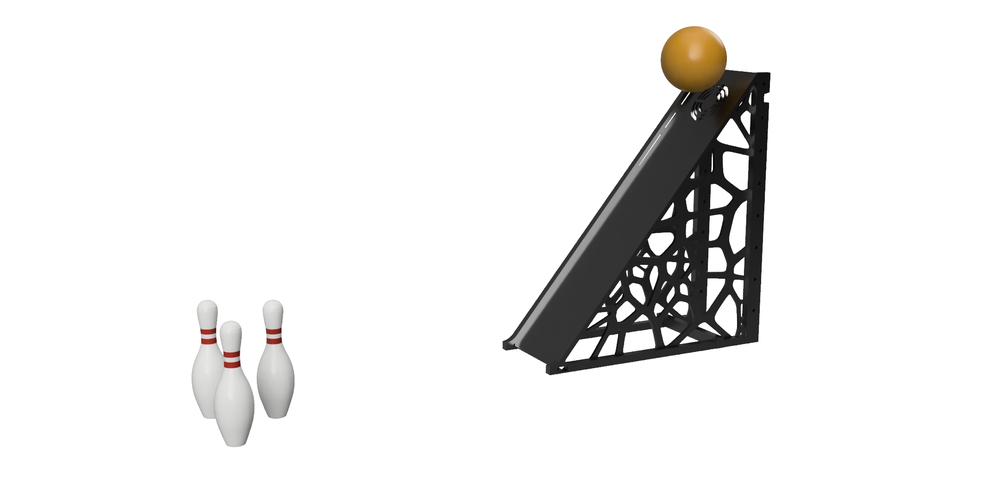
#> input picture Ensamblado_2026-Feb-27_07-56-40PM-000_CustomizedView25278896554.png, 1000 x 501 px, shrunk from 2160 x 1082 before the run
$ python -i ball_detector.py   (imports and definitions only)
#> lines starting #> are read from the running program, lines starting #| are printed output that depends on the picture; after the words box and inside, x2 and y2 are one past the last pixel; in counts of white or black regions, pixels touching at a corner belong together
#> further down, picture is the input picture: shape (501, 1000, 3); mean B, G, R 236.1, 236.7, 237.1
"""Ball detection using HSV color range and contour analysis."""

from __future__ import annotations

from dataclasses import dataclass

import cv2
import numpy as np


@dataclass
class BallDetectorConfig:
    """HSV and contour settings for color-based ball detection."""

    hsv_lower: tuple[int, int, int] = (8, 60, 120)  # Light orange lower bound
    hsv_upper: tuple[int, int, int] = (25, 220, 255)  # Light orange upper bound
    min_area: int = 500  # Minimum blob area in pixels
    blur_kernel: tuple[int, int] = (11, 11)  # Gaussian blur kernel size
    morph_kernel_size: tuple[int, int] = (9, 9)  # Morphological operations kernel
    morph_iterations: int = 2  # Number of open/close iterations


def _extract_ball_from_mask(
    mask: np.ndarray, config: BallDetectorConfig
) -> dict[str, object] | None:
    """Extract largest valid blob from a binary mask."""
    contours, _ = cv2.findContours(mask, cv2.RETR_EXTERNAL, cv2.CHAIN_APPROX_SIMPLE)
    if not contours:
        return None

    largest = max(contours, key=cv2.contourArea)
    if cv2.contourArea(largest) < config.min_area:
        return None

    (cx, cy), radius = cv2.minEnclosingCircle(largest)
    x, y, w, h = cv2.boundingRect(largest)
    return {
        "center": (int(cx), int(cy)),
        "radius": int(radius),
        "bbox": (int(x), int(y), int(w), int(h)),
        "mask": mask,
    }


def detect_ball(
    frame: np.ndarray, config: BallDetectorConfig = BallDetectorConfig()
) -> dict[str, object] | None:
    """Detect the largest ball-like blob in HSV range."""
    blurred = cv2.GaussianBlur(frame, config.blur_kernel, 0)
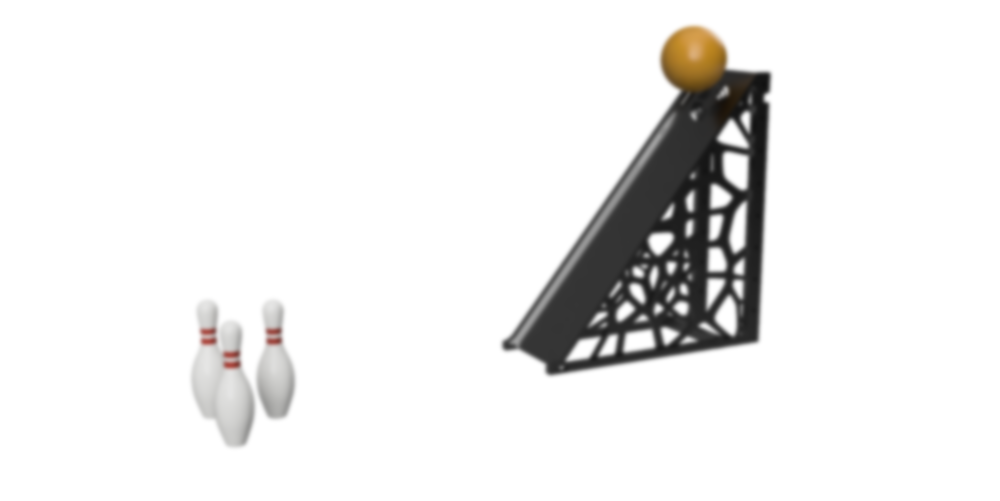
#> blurred: shape (501, 1000, 3); mean B, G, R 236.1, 236.7, 237.1
    hsv = cv2.cvtColor(blurred, cv2.COLOR_BGR2HSV)
#> hsv: shape (501, 1000, 3); mean H, S, V 0.7, 1.6, 237.1

    lower = np.array(config.hsv_lower, dtype=np.uint8)
    upper = np.array(config.hsv_upper, dtype=np.uint8)
    mask = cv2.inRange(hsv, lower, upper)
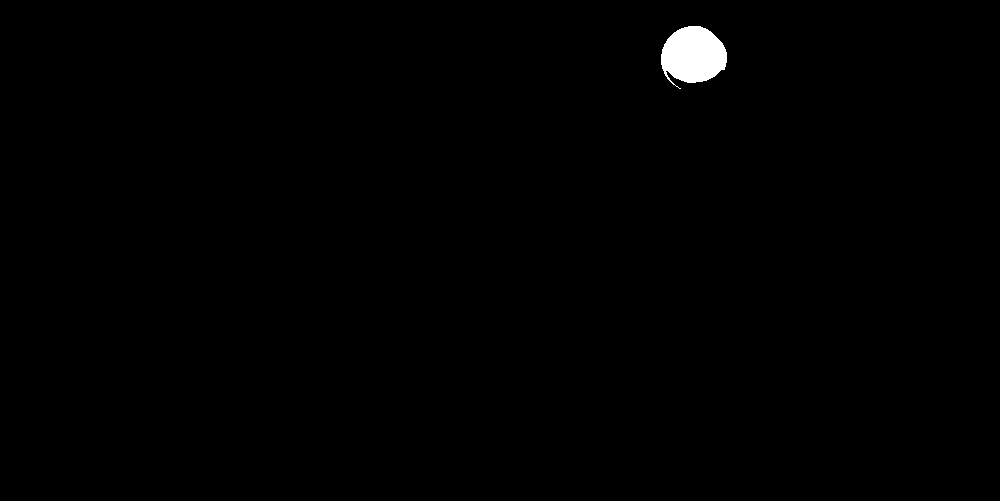
#> mask: shape (501, 1000); 0.59% white; 1 white region, box (x1, y1, x2, y2) and area: (661, 26, 727, 89) 2936

    kernel = cv2.getStructuringElement(cv2.MORPH_ELLIPSE, config.morph_kernel_size)
    mask = cv2.morphologyEx(mask, cv2.MORPH_OPEN, kernel, iterations=config.morph_iterations)
#> mask: shape (501, 1000); 0.58% white; 1 white region
    mask = cv2.morphologyEx(mask, cv2.MORPH_CLOSE, kernel, iterations=config.morph_iterations)

    return _extract_ball_from_mask(mask, config)
#> in _extract_ball_from_mask, `contours, _ = cv2.findContours(mask, cv2.RETR_EXTERNAL, cv2.CHAIN_APPR..`: contours = 1 contour; box (x1, y1, x2, y2) and area: (661, 26, 727, 83) 2799
#> in _extract_ball_from_mask, `largest = max(contours, key=cv2.contourArea)`: largest = contour of 81 points, box (x1, y1, x2, y2) (661, 26, 727, 83), area 2799
#> in _extract_ball_from_mask, `(cx, cy), radius = cv2.minEnclosingCircle(largest)`: cx = 693.5; cy = 58; radius = 33.05
#> in _extract_ball_from_mask, `x, y, w, h = cv2.boundingRect(largest)`: x = 661; y = 26; w = 66; h = 57


def draw_ball(
    frame: np.ndarray,
    det: dict[str, object] | None,
    color: tuple[int, int, int] = (0, 255, 0),
    label: str = "BALL",
) -> None:
    """Draw ball center and radius on frame."""
    if not det:
        return

    center: tuple[int, int] = det["center"]  # type: ignore
    radius = max(2, int(det["radius"]))  # type: ignore
    cv2.circle(frame, center, radius, color, 2)
    cv2.circle(frame, center, 3, color, -1)
    cv2.putText(
        frame,
        label,
        (center[0] + 8, center[1] - 8),
        cv2.FONT_HERSHEY_SIMPLEX,
        0.55,
        color,
        2,
    )

>>> import cv2
>>> picture = cv2.imread('../Ensamblado_2026-Feb-27_07-56-40PM-000_CustomizedView25278896554.png')
>>> result = detect_ball(picture)
#> result = 4 items
